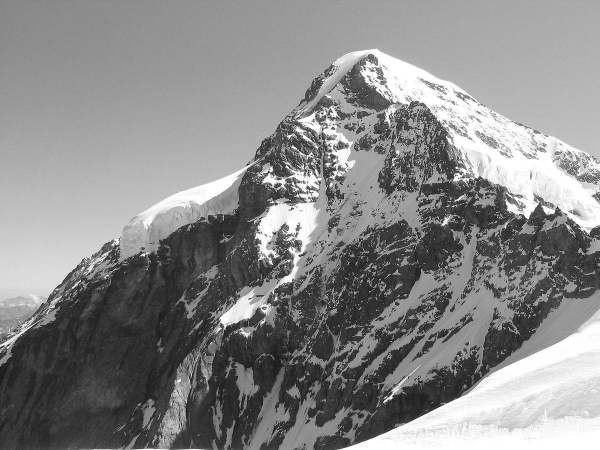
#> input picture 01.jpg, 1200 x 900 px (shown at 1/2 size)
$ jupyter execute --allow-errors Lab2_ZaharovNA_214-321.ipynb
#> lines starting #> are read from the running program, lines starting #| are printed output that depends on the picture
[cell 1]
# Импорт модулей и библиотек
import random
from PIL import Image, ImageDraw
from skimage.io import imread
from skimage import io,data
import numpy as np
import matplotlib.pyplot as plt
import cv2
import math
import imutils

[cell 2]
# Инициализация исходных изображений
image = Image.open("01.jpg") #Открываем изображение.
#> image is the input picture: PIL image 1200x900 RGB; min 0, max 255, mean 136.5
draw = ImageDraw.Draw(image)
width = image.size[0] #Определяем ширину.
#> width = 1200
height = image.size[1] #Определяем высоту.
#> height = 900
pix = image.load() #Выгружаем значения пикселей.

[cell 3]
# Преобразование в черно-белое
mode = 0
if (mode == 0):
	for i in range(width):
		for j in range(height):
			a = pix[i, j][0]
			b = pix[i, j][1]
			c = pix[i, j][2]
			S = (a + b + c) // 3
			draw.point((i, j), (S, S, S))
image.save("02.jpg", "JPEG")
del draw

[cell 4]
# Преобразования в негатив
mode = 1
#> (the rest of this cell did not finish here and is left out)

[cell 5]
# Прямой логарифм
def log_plot(c):
#> called with c = 44
     x = np.arange(0, 256, 0.01)
     y = c * np.log(1 + x)
     plt.plot(x, y, linewidth=1)

     plt.title(u'Log_x')
     plt.xlim(0, 255), plt.ylim(0, 255)
     plt.show()
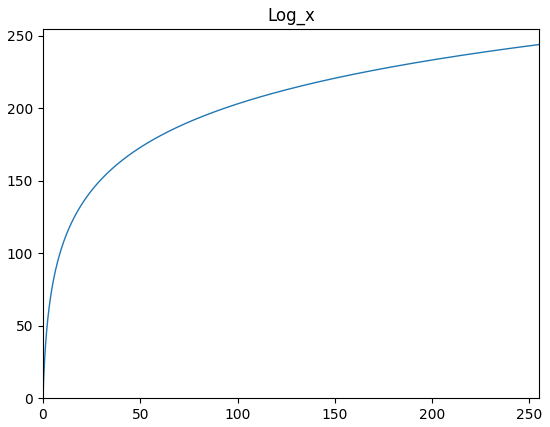
#> figure drawn by matplotlib, 1 panel; curve peaks at x = 256, y = 244.2
def log(c, image2):
#> called with c = 32
    output = c * np.log(1.0 + image2)
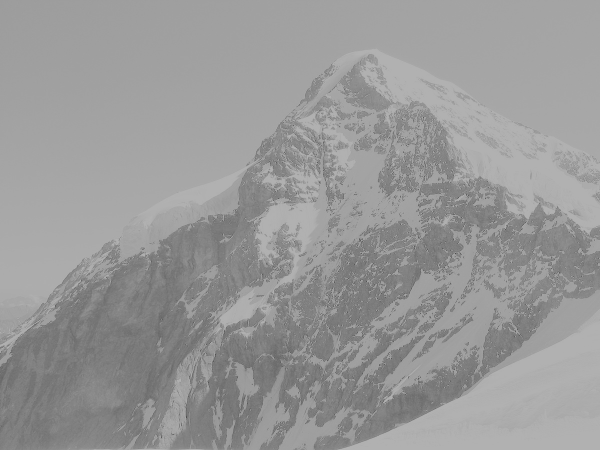
#> output: shape (900, 1200, 3) float64 (shown at 1/2 size); min 0, max 177.4, mean 152.7
    output = np.uint8(output + 0.5)
    return output
image2 = cv2.imread('02.jpg')
log_plot(44)
output = log(32, image2)
cv2.imwrite ('02_log_x.jpg', output)
#> Out = True

[cell 6]
# Обратный логарифм
e = 2.71
def log_plot(c):
#> called with c = 28
     x = np.arange(0, 256, 0.01)
     y = c * np.log(1 + x)
     plt.plot(x, y, linewidth=1)

     plt.title(u'Log_y')
     plt.xlim(0, 255), plt.ylim(0, 255)
     plt.show()
#> figure, not shown here; curve peaks at x = 256, y = 155.4
def log(c, image2):
#> called with c = 22
    inv = np.log(1.0 + image2)
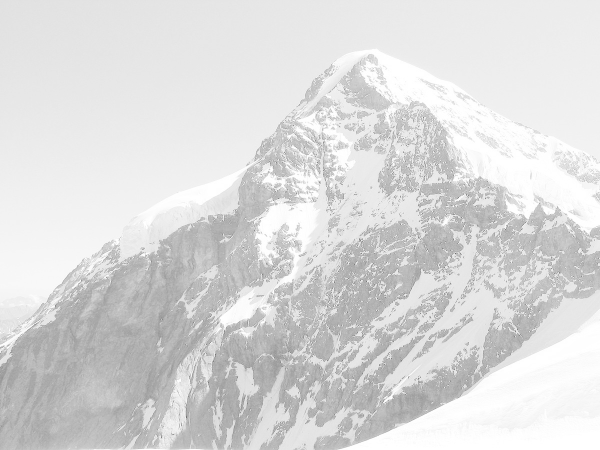
#> inv: shape (900, 1200, 3) float64 (shown at 1/2 size); min 0, max 5.55, mean 4.77; drawn with min black and max white
    rev = e ** inv
    output = c * rev
    output = np.uint8(output + 0.5)
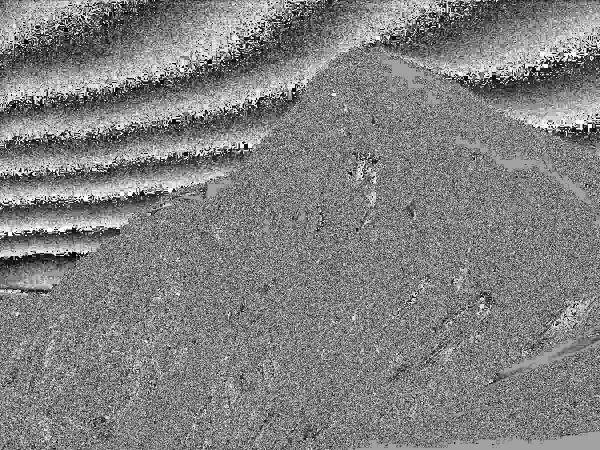
#> output: shape (900, 1200, 3) (shown at 1/2 size); min 2, max 255, mean 128.8
    return output
image2 = cv2.imread('01.jpg')
log_plot(28)
output = log(22, image2)
cv2.imwrite ('01_log_y.jpg', image2)
#> Out = True

[cell 7]
# Преобразование степенного закона φ> 1
image = cv2.imread('01.jpg')
gamma_img1 = np.zeros((image.shape[0], image.shape[1], 3), dtype=np.float32)
for i in range(image.shape[0]):
    for j in range(image.shape[1]):
        gamma_img1[i, j, 0] = math.pow(image[i, j, 0], 5)
        gamma_img1[i, j, 1] = math.pow(image[i, j, 1], 5)
        gamma_img1[i, j, 2] = math.pow(image[i, j, 2], 5)
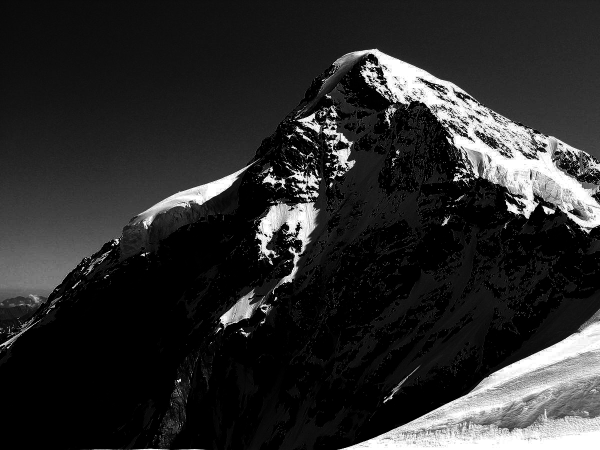
#> gamma_img1: shape (900, 1200, 3) float32 (shown at 1/2 size); min 0, max 1.08e+12, mean 1.83e+11; drawn with min black and max white
cv2.normalize(gamma_img1, gamma_img1, 0, 255, cv2.NORM_MINMAX)
gamma_img1 = cv2.convertScaleAbs(gamma_img1)
cv2.imwrite("01_deg_x.png",gamma_img1 )
#> Out = True

[cell 8]
# Преобразование степенного закона, φ <1
image = cv2.imread('01.jpg')
gamma_img2 = np.zeros((image.shape[0], image.shape[1], 3), dtype=np.float32)
for i in range(image.shape[0]):
    for j in range(image.shape[1]):
        gamma_img2[i, j, 0] = math.pow(image[i, j, 0], 0.4)
        gamma_img2[i, j, 1] = math.pow(image[i, j, 1], 0.4)
        gamma_img2[i, j, 2] = math.pow(image[i, j, 2], 0.4)
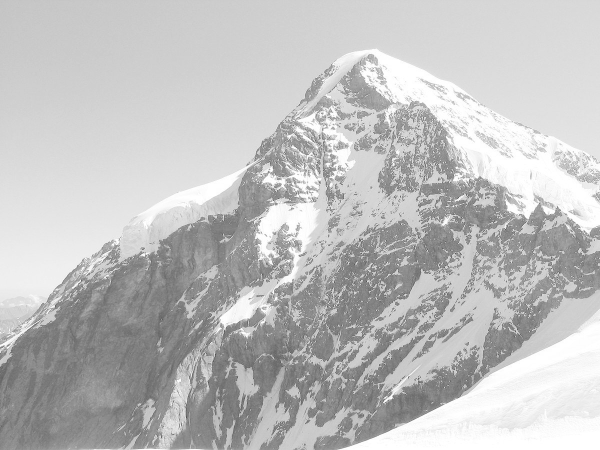
#> gamma_img2: shape (900, 1200, 3) float32 (shown at 1/2 size); min 0, max 9.18, mean 6.9; drawn with min black and max white
cv2.normalize(gamma_img2, gamma_img2, 0, 255, cv2.NORM_MINMAX)
gamma_img2 = cv2.convertScaleAbs(gamma_img2)
cv2.imwrite("01_deg_y.png",gamma_img2 )
#> Out = True

[cell 9]
def gamma_plot(c, v):
#> called with c = 10.2, v = 0.502
     x = np.arange(0, 256, 0.01)
     y = c*x**v
     plt.plot(x, y, 'g', linewidth=1)
     plt.title(u'Deg Y')
     plt.xlim([0, 255]), plt.ylim([0, 255])
     plt.show()
#> figure, not shown here; curve peaks at x = 256, y = 165
gamma_plot(10.20, 0.502)

[cell 10]
# Кусочно-линейное преобразование
image = cv2.imread('01.jpg')
gray_img = cv2.cvtColor(image, cv2.COLOR_BGR2GRAY)
r_min, r_max = 255, 0
for i in range(gray_img.shape[0]):
    for j in range(gray_img.shape[1]):
        if gray_img[i, j] > r_max:
            r_max = gray_img[i, j]
        if gray_img[i, j] < r_min:
            r_min = gray_img[i, j]
#> after the loop, r_max = 255; r_min = 0
r1, s1 = r_min, 0
#> r1 = 0; s1 = 0
r2, s2 = r_max, 255
#> r2 = 255; s2 = 255
precewise_img = np.zeros((gray_img.shape[0], gray_img.shape[1]), dtype=np.uint8)
k1 = s1 / r1
#> k1 = nan
k3 = (255 - s2) / (255 - r2)
#> k3 = nan
k2 = (s2 - s1) / (r2 - r1)
#> k2 = 1
for i in range(gray_img.shape[0]):
    for j in range(gray_img.shape[1]):
        if r1 <= gray_img[i, j] <= r2:
            precewise_img[i, j] = k2 * (gray_img[i, j] - r1)
        elif gray_img[i, j] < r1:
            precewise_img[i, j] = k1 * gray_img[i, j]
        elif gray_img[i, j] > r2:
            precewise_img[i, j] = k3 * (gray_img[i, j] - r2)
    cv2.imwrite("01_sl.jpg",precewise_img )
#> this loop made 900 passes
#> pass 1, `cv2.imwrite("01_sl.jpg",precewise_img )`:
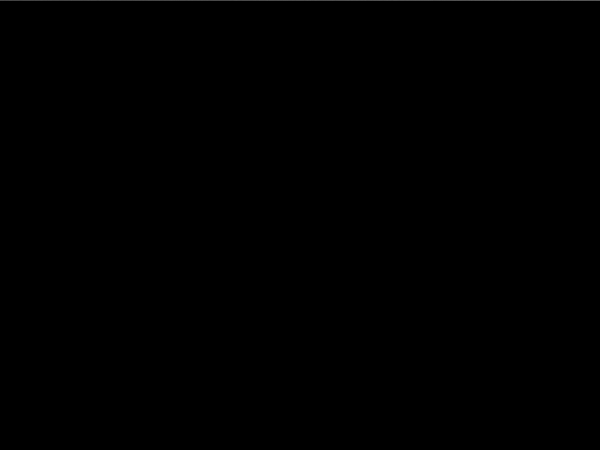
#> saved as 01_sl.jpg: shape (900, 1200) (shown at 1/2 size); min 0, max 172, mean 0.2
#> pass 2, `cv2.imwrite("01_sl.jpg",precewise_img )`:
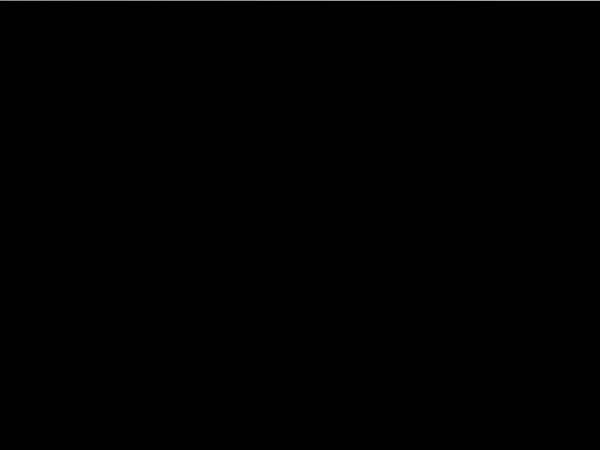
#> saved as 01_sl.jpg: shape (900, 1200) (shown at 1/2 size); min 0, max 172, mean 0.3

[cell 11]
# Вырезание уровнений
wiki_img=cv2.imread('02.jpg')
wiki_gray=cv2.cvtColor(wiki_img,cv2.COLOR_BGR2GRAY)
wiki_equ=cv2.equalizeHist(wiki_gray)
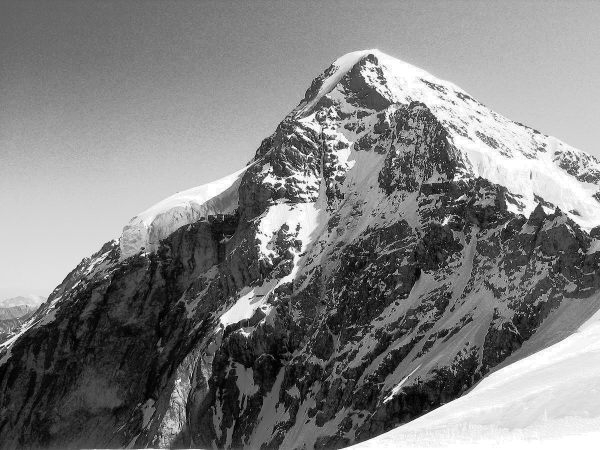
#> wiki_equ: shape (900, 1200) (shown at 1/2 size); min 0, max 255, mean 128.4
hist=cv2.calcHist([wiki_gray],[0],None,[256],[0,256])
#> hist = 256 values, max 34508 at index 255, min 41 at index 1, mean 4218.8
equ_hist=cv2.calcHist([wiki_equ],[0],None,[256],[0,256])
#> equ_hist = 256 values, max 34508 at index 255, min 0 at index 11, mean 4218.8
fig=plt.figure()
ax1=fig.add_subplot(1,2,1)
x = np.arange(0,256,0.001)
y = np.sin(x/81)*20000
y_masked = np.ma.masked_where(y < -0.5, y)
ax1.plot(hist)
#ax1.plot(x,y_masked)
#ax2=fig.add_subplot(1,2,2)
#ax2.plot(equ_hist)
plt.show()
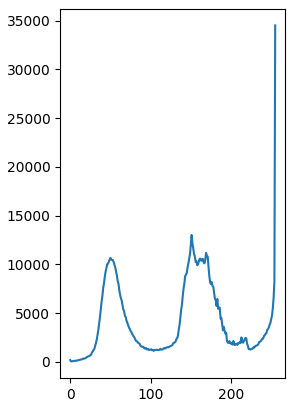
#> figure drawn by matplotlib, 1 panel; curve peaks at x = 255, y = 34508
cv2.imwrite("01_cl_d.jpg",wiki_equ )
#> Out = True

$ run again, with 01_neg.jpg copied over 01.jpg
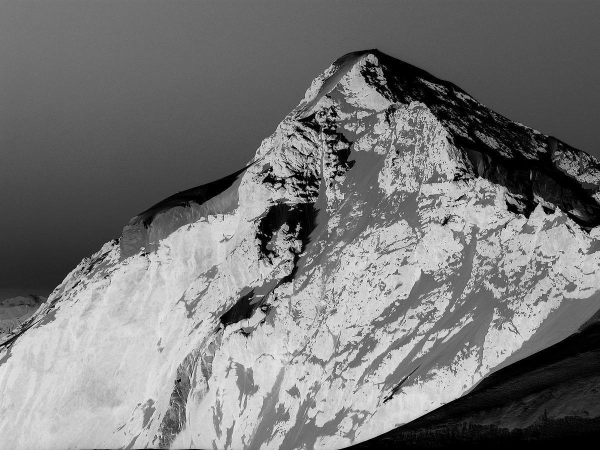
#> input picture 01_neg.jpg, 1200 x 900 px (shown at 1/2 size)
#> image is the input picture: PIL image 1200x900 RGB; min 0, max 255, mean 118.5
#> `cv2.imwrite ('02_log_x.jpg', output)`: Out = True
#> after the loop `for i in range(image.shape[0]):`:
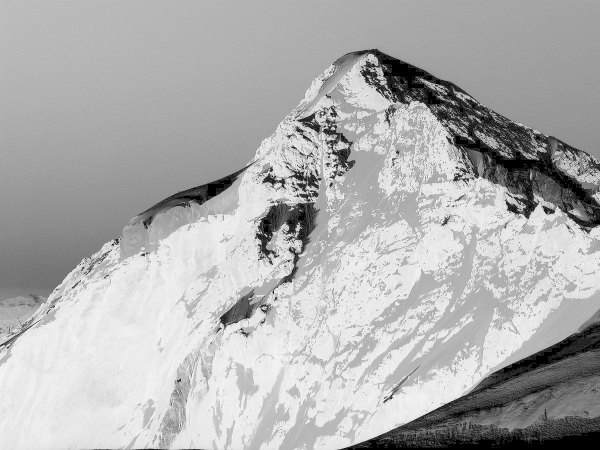
#> gamma_img2: shape (900, 1200, 3) float32 (shown at 1/2 size); min 0, max 9.18, mean 6.32; drawn with min black and max white
#> after the loop `for i in range(gray_img.shape[0]):`: r_max = 255; r_min = 0
#> r2 = 255
#> k1 = nan
#> k2 = 1
#> hist = 256 values, max 33578 at index 0, min 41 at index 254, mean 4218.8
#> equ_hist = 256 values, max 33578 at index 0, min 0 at index 1, mean 4218.8
#> `plt.show()`:
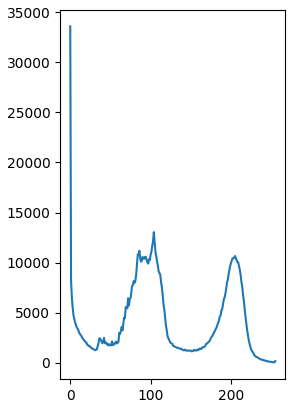
#> figure drawn by matplotlib, 1 panel; curve peaks at x = 0, y = 33578
#> `cv2.imwrite("01_cl_d.jpg",wiki_equ )`: Out = True
